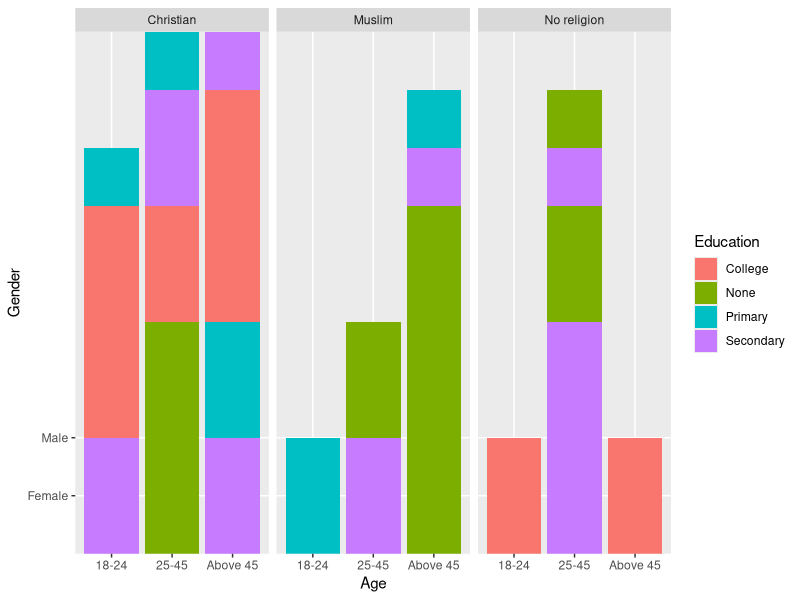

Generate this figure with R:
## ---- chunk 1
knitr::opts_chunk$set(echo = FALSE)
## ---- chunk 2
setwd("C:/Users/Erick Yegon/Dropbox/My PC (DESKTOP-1I4SCDT)/Desktop/Kaptich")
## ---- chunk 3
library(tidyverse)
  Alupe <- read_csv("Alupe.csv")

summary(Alupe)

## ---- chunk 4
ggplot(Alupe, aes(Age, Gender, fill= Education))+
  geom_col()+ facet_wrap(~Religion)
